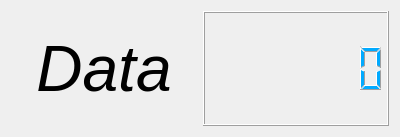
<?xml version="1.0" encoding="UTF-8"?>
<ui version="4.0">
 <class>Dialog</class>
 <widget class="QDialog" name="Dialog">
  <property name="geometry">
   <rect>
    <x>0</x>
    <y>0</y>
    <width>400</width>
    <height>137</height>
   </rect>
  </property>
  <property name="windowTitle">
   <string>Dialog</string>
  </property>
  <layout class="QGridLayout" name="gridLayout">
   <item row="0" column="0">
    <layout class="QHBoxLayout" name="horizontalLayout">
     <item>
      <widget class="QLabel" name="label_Temp">
       <property name="font">
        <font>
         <pointsize>48</pointsize>
         <italic>true</italic>
        </font>
       </property>
       <property name="text">
        <string>Data</string>
       </property>
       <property name="alignment">
        <set>Qt::AlignCenter</set>
       </property>
      </widget>
     </item>
     <item>
      <widget class="QLCDNumber" name="lcd_Temp">
       <property name="palette">
        <palette>
         <active>
          <colorrole role="WindowText">
           <brush brushstyle="SolidPattern">
            <color alpha="255">
             <red>0</red>
             <green>170</green>
             <blue>255</blue>
            </color>
           </brush>
          </colorrole>
         </active>
         <inactive>
          <colorrole role="WindowText">
           <brush brushstyle="SolidPattern">
            <color alpha="255">
             <red>0</red>
             <green>170</green>
             <blue>255</blue>
            </color>
           </brush>
          </colorrole>
         </inactive>
         <disabled>
          <colorrole role="WindowText">
           <brush brushstyle="SolidPattern">
            <color alpha="255">
             <red>159</red>
             <green>158</green>
             <blue>158</blue>
            </color>
           </brush>
          </colorrole>
         </disabled>
        </palette>
       </property>
       <property name="digitCount">
        <number>7</number>
       </property>
      </widget>
     </item>
    </layout>
   </item>
  </layout>
 </widget>
 <layoutdefault spacing="6" margin="11"/>
 <resources/>
 <connections/>
</ui>
